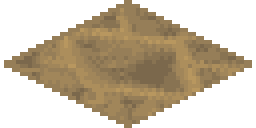
#> input picture assets/nature/ground/ground_soil_0.png, 64 x 32 px (shown 4 times larger)
$ python build_biome_proof.py
#> lines starting #> are read from the running program, lines starting #| are printed output that depends on the picture; after the words box and inside, x2 and y2 are one past the last pixel; in counts of white or black regions, pixels touching at a corner belong together
### tools/nature/build_proof.py
"""Rastert ComfyUI-Vorlagen ein und baut das Prüfblatt; keine Spielintegration."""
import json
import math
from pathlib import Path

import numpy as np
from PIL import Image, ImageDraw, ImageFont, ImageCms

ROOT = Path(__file__).resolve().parents[2]
SRC = ROOT / 'art/nature/comfyui'
OUT = ROOT / 'assets/nature'
# Vorhandenes sRGB-Profil wiederverwenden: ein neu erzeugtes ICC-Profil trägt
# einen Zeitstempel und würde sonst unveränderte PNGs bei jedem Build ändern.
_profile_source = OUT / 'ground/ground_soil_0.png'
PROFILE = (Image.open(_profile_source).info.get('icc_profile') if _profile_source.exists() else None)
if not PROFILE:
    PROFILE = ImageCms.ImageCmsProfile(ImageCms.createProfile('sRGB')).tobytes()
ANCHORS = {'soil':'967E58','sand':'DED09A','rock':'8A847C','grass_wet':'68A444',
           'grass_dry':'BAAC5C','burnt':'302A26','shrub_floor':'76823C',
           'forest_floor':'7A6854','shallow':'4A96C4','deep':'122E68',
           'pond':'3A76BA','stream':'4E96E6'}
ASSETS = []
IMAGES = {}
SHEET_TITLE='Eine kleine Welt. Lesbare Natur.'
SHEET_SUBTITLE='Gestaltungs-Prüfblatt 01  /  Lokales ComfyUI · SDXL  /  Entwurf zur Abnahme'
HOLE_MODULUS=19

def rgb(h):
    return tuple(bytes.fromhex(h))

def palette(h, factors=(.72,.86,1,1.10,1.19,1.28)):
    return [tuple(min(244,round(c*f)) for c in rgb(h)) for f in factors]

# [16 lines left out: functions save, texture, not called in this run]

def diamond_mask():
    a = np.zeros((32,64),dtype=np.uint8)
    for y in range(32):
        for x in range(64):
            if abs((x+.5-32)/32)+abs((y+.5-16)/16)<=1:
                a[y,x]=255
    return Image.fromarray(a)

# [164 lines left out: functions build_tiles, sprite, paste_at, build_scene, not called in this run]

def font(size,bold=False):
    return ImageFont.truetype('C:/Windows/Fonts/'+('segoeuib.ttf' if bold else 'segoeui.ttf'),size)

# [60 lines left out: functions sheet, main, not called in this run]

# [2 lines that do not run on import are left out]

### tools/nature/build_biome_proof.py
"""Sechs Biomentwürfe mit expliziten Testwerten, keine Änderung der Simulation."""
import json
from pathlib import Path
import numpy as np
from PIL import Image, ImageDraw
import build_proof as b

ROOT=b.ROOT
OUT=ROOT/'assets/nature/biomes'
SOURCES=ROOT/'art/nature/comfyui-biomes'
BASE=ROOT/'assets/nature'
POINTS=[(-6,-5),(8,-4),(-15,1),(0,2),(15,2),(-6,7)]
PROFILES=[
    ('forest','01  Feuchter Wald','Dunkler Waldboden · geschlossene Kronen','Viel Wald, hohe Bodenfeuchte, wenig Gras',dict(moisture=.85,grass=.25,shrub=.2,forest=.88,age=75,elevation=35)),
    ('meadow','02  Wiesenland','Offene grüne Flächen · kleine Baumgruppen','Viel Gras, mittlere Feuchte, lockerer Wald',dict(moisture=.6,grass=.9,shrub=.1,forest=.13,age=35,elevation=20)),
    ('scrub','03  Trockenes Buschland','Olivgrüne Büsche · warmer offener Boden','Viel Busch, wenig Wald, geringe Feuchte',dict(moisture=.25,grass=.3,shrub=.82,forest=.07,age=25,elevation=45)),
    ('steppe','04  Steppe','Strohfarbenes Gras · weite baumarme Flächen','Trocken, Graslücken, vereinzelte Büsche',dict(moisture=.12,grass=.62,shrub=.15,forest=0,age=0,elevation=25)),
    ('wetland','05  Feuchtgebiet','Dunkle Ufer · offene Wasserflächen','Nasser Boden, Senkenwasser, Wald am Rand',dict(moisture=.96,grass=.72,shrub=.28,forest=.28,age=45,elevation=8)),
    ('highland','06  Felsiges Bergland','Graue Schichten · karger gestufter Bewuchs','Hoch gelegen, dünner Boden, kaum Bäume',dict(moisture=.32,grass=.15,shrub=.08,forest=0,age=0,elevation=250)),
]
IMAGES={}

def original(group,name):
    key=(group,name)
    if key not in IMAGES:
        im=Image.open(BASE/group/(name+'.png')).convert('RGBA')
        manifest=json.loads((BASE/'manifest.json').read_text(encoding='utf-8'))
        relative=f'{group}/{name}.png'
        entry=next((a for a in manifest['assets'] if relative in a['files']),None)
        if entry and 'display_size' in entry:
            im=im.resize(tuple(entry['display_size']),Image.Resampling.NEAREST)
        IMAGES[key]=im
    return IMAGES[key]

def material(name,color):
#> called with name = 'dry_soil', color = 'AA895A'
    src=Image.open(SOURCES/(name+'.png')).convert('L').resize((32,32),Image.Resampling.BOX)
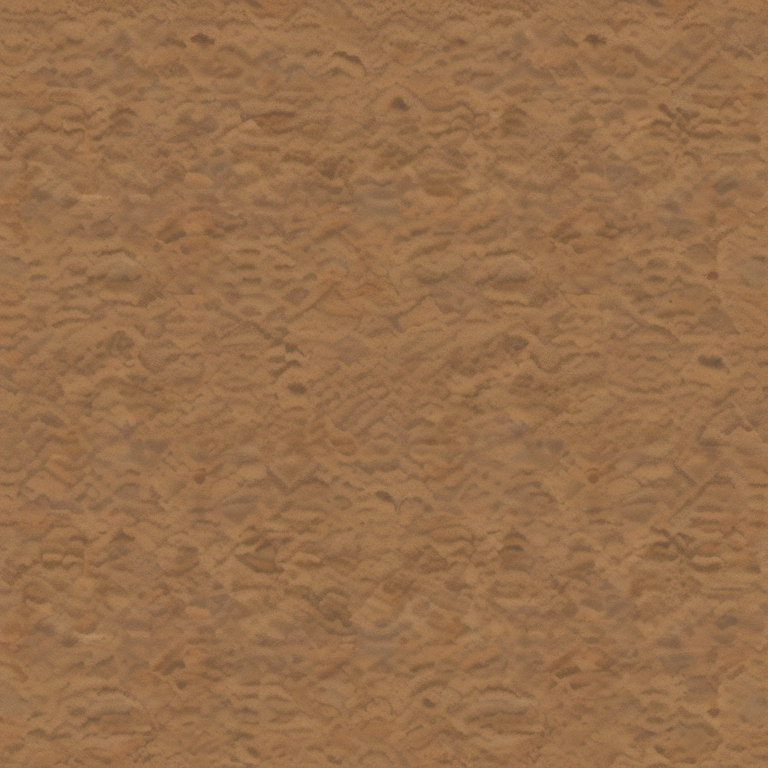
#> input picture art/nature/comfyui-biomes/dry_soil.png, 768 x 768 px
    a=np.array(src)
    idx=np.searchsorted(np.quantile(a,[.12,.3,.56,.8,.94]),a)
    colors=b.palette(color,(.84,.93,1,1.06,1.12,1.18))
    square=np.array(colors,dtype=np.uint8)[idx]
    square[0]=square[-1]=b.rgb(color)
#> square: shape (32, 32, 3); mean of channels 0, 1, 2 168.1, 135.3, 89.1
    square[:,0]=square[:,-1]=b.rgb(color)
#> square: shape (32, 32, 3); mean of channels 0, 1, 2 167.8, 135.1, 88.9
    im=Image.new('RGBA',(64,32))
#> im: PIL image 64x32 RGBA; every value is 0
    mask=b.diamond_mask()
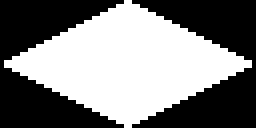
#> mask: PIL image 64x32 L (shown 4 times larger); 50% white; 1 white region, box (x1, y1, x2, y2) and area: (1, 0, 63, 32) 1024
    for y in range(32):
        for x in range(64):
            if mask.getpixel((x,y)):
                u=min(31,max(0,int((x-32)/2+y)))
                v=min(31,max(0,int(y-(x-32)/2)))
                im.putpixel((x,y),tuple(square[v,u])+(255,))
    im.save(OUT/(name+'_0.png'),icc_profile=b.PROFILE)
    return im

def layer(canvas,im,cx,cy,opacity=1):
    im=im.copy()
    if opacity<1: im.putalpha(im.getchannel('A').point(lambda v:round(v*opacity)))
    canvas.alpha_composite(im,(cx-32,cy-16))

def count_forest(f):
    if f<.05:return 0
    if f<.2:return 1
    if f<.4:return 2
    if f<.6:return 3
    if f<.8:return 5
    return 6

def count_shrub(s):
    if s<.1:return 0
    if s<.3:return 1
    if s<.6:return 2
    if s<.8:return 3
    return 4

def scene(name,profile,materials):
    im=Image.new('RGBA',(280,180))
    d=ImageDraw.Draw(im)
    cells=[]
    for s in range(7):
        for y in range(4):
            x=s-y
            if not 0<=x<4:continue
            t=dict(profile)
            noise=((x*37+y*53+19)%17)/16
            t['forest']=max(0,min(1,t['forest']+(noise-.5)*.22)) if t['forest'] else 0
            t['shrub']=max(0,min(1,t['shrub']+(noise-.5)*.15))
            t['grass']=max(0,min(1,t['grass']+(noise-.5)*.16))
            t['surface_water']=0
            t['flow']=0
            if name=='wetland' and (x,y) in [(1,1),(2,1),(1,2),(2,2),(3,2)]:
                t.update(surface_water=230,forest=0,shrub=0,grass=0)
            if name=='meadow' and x==0:t['flow']=70
            height=6
            if name=='highland':height=6+((3-x)+(3-y))*4
            cx=140+(x-y)*32
            cy=51+(x+y)*16-height
            base=materials['dry_soil'] if name in ['scrub','steppe'] else materials['wet_soil'] if name in ['forest','wetland'] else original('ground','ground_soil_0')
            wall_color='967E58'
            if name=='highland':
                base=materials['highland_rock'];wall_color='8A847C'
            d.polygon([(cx-32,cy),(cx,cy+16),(cx,cy+16+height),(cx-32,cy+height)],fill=tuple(int(c*.56) for c in b.rgb(wall_color)))
            d.polygon([(cx,cy+16),(cx+32,cy),(cx+32,cy+height),(cx,cy+16+height)],fill=tuple(int(c*.72) for c in b.rgb(wall_color)))
            layer(im,base,cx,cy)
            if t['surface_water']>150:
                layer(im,original('water','water_pond_0'),cx,cy)
            else:
                if name=='forest':layer(im,original('ground','ground_forest_floor_0'),cx,cy,.7)
                grass='ground_grass_dry_0' if t['moisture']<.35 else 'ground_grass_wet_0'
                layer(im,original('ground',grass),cx,cy,t['grass'])
                if t['flow']>=60:
                    d.line([(cx+16,cy-8),(cx,cy),(cx-16,cy+8)],fill=b.rgb('4E96E6'),width=3)
                sprites=[]
                for dx,dy in POINTS[:count_shrub(t['shrub'])]:
                    sprites.append((dy,dx,original('vegetation','shrub_0_normal')))
                age='young' if t['age']<15 else 'mid' if t['age']<60 else 'old'
                for dx,dy in POINTS[:count_forest(t['forest'])]:
                    sprites.append((dy,dx,original('vegetation','tree_'+age+'_0_normal')))
                for dy,dx,sprite in sorted(sprites,key=lambda v:v[0]):
                    im.alpha_composite(sprite,(cx+dx-sprite.width//2,cy+dy-sprite.height+1))
            cells.append(dict(x=x,y=y,**t))
    im.save(OUT/(name+'.png'),icc_profile=b.PROFILE)
    (OUT/(name+'.json')).write_text(json.dumps(cells,indent=2),encoding='utf-8')
    return im

def main():
    OUT.mkdir(parents=True,exist_ok=True)
    materials={name:material(name,color) for name,color in [('dry_soil','AA895A'),('wet_soil','675E42'),('highland_rock','8A847C')]}
#> call 2 of material, with name = 'wet_soil', color = '675E42'
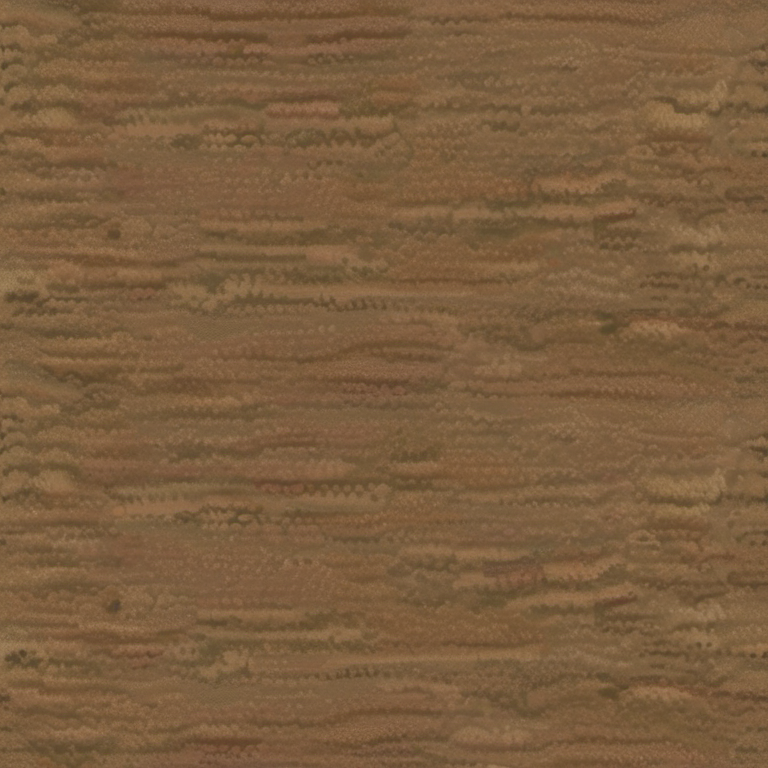
#> input picture art/nature/comfyui-biomes/wet_soil.png, 768 x 768 px
#> in material (call 2), `square[0]=square[-1]=b.rgb(color)`: square: shape (32, 32, 3); mean of channels 0, 1, 2 103, 93.9, 65.8
#> in material (call 2), `square[:,0]=square[:,-1]=b.rgb(color)`: square: shape (32, 32, 3); mean of channels 0, 1, 2 102.7, 93.7, 65.7
#> call 3 of material, with name = 'highland_rock', color = '8A847C'
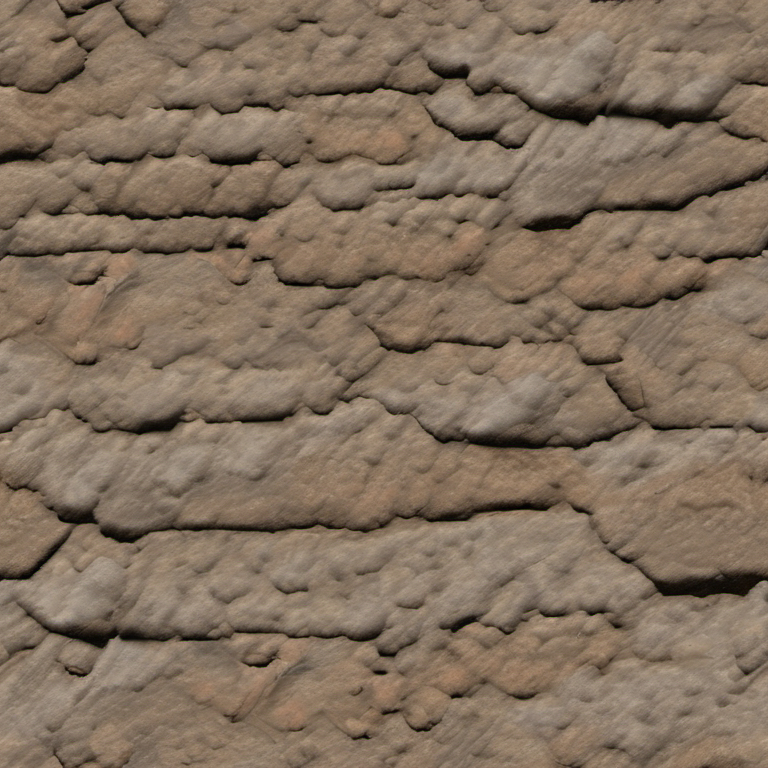
#> input picture art/nature/comfyui-biomes/highland_rock.png, 768 x 768 px
#> in material (call 3), `square[0]=square[-1]=b.rgb(color)`: square: shape (32, 32, 3); mean of channels 0, 1, 2 138.7, 132.8, 124.5
#> in material (call 3), `square[:,0]=square[:,-1]=b.rgb(color)`: square: shape (32, 32, 3); mean of channels 0, 1, 2 138.6, 132.7, 124.4
#> after the loop in material (call 3), `for y in range(32):`:
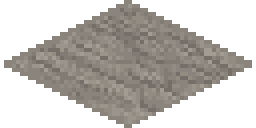
#> im: PIL image 64x32 RGBA (shown 4 times larger); mean R, G, B, A 69.3, 66.4, 62.2, 127.5; transparent parts drawn white
#> materials = 3 items
    sheet=Image.new('RGB',(1920,1210),b.rgb('0C1A34'))
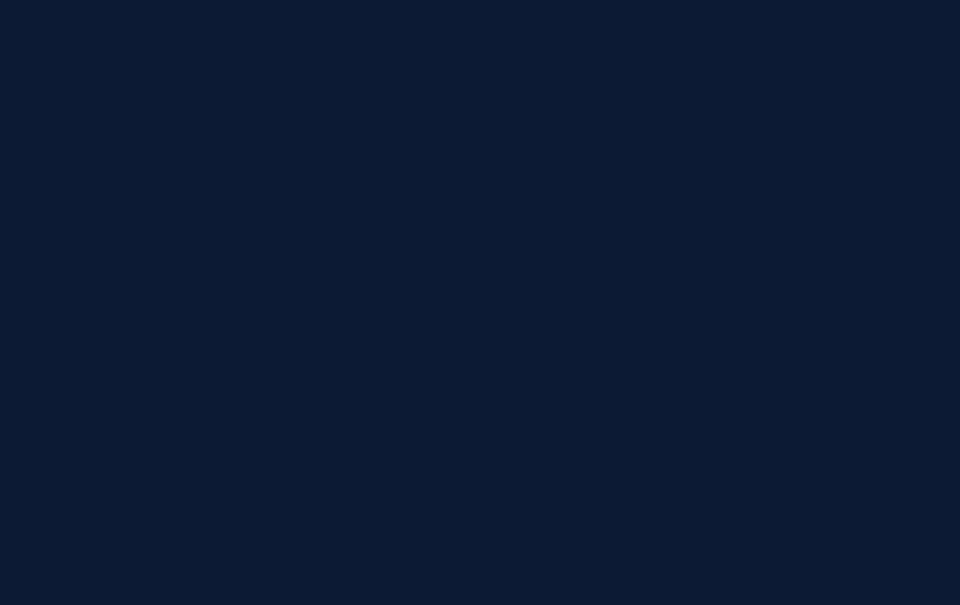
#> sheet: PIL image 1920x1210 RGB (shown at 1/2 size); mean R, G, B 12, 26, 52
    d=ImageDraw.Draw(sheet)
    d.text((54,30),'NATURE IN A GLASS  /  BIOME',font=b.font(20,True),fill='#91A99D')
    d.text((52,67),'Sechs Landschaften. Eine gemeinsame Bildsprache.',font=b.font(36,True),fill='#E5E4D4')
    d.text((54,119),'Richtung Siedler I & II  ·  Materialvorlagen aus lokalem ComfyUI  ·  Gestaltungsentwürfe',font=b.font(20),fill='#ACBAB7')
    for i,(name,title,caption,conditions,profile) in enumerate(PROFILES):
        x=42+(i%3)*626;y=176+(i//3)*484
        d.rounded_rectangle((x,y,x+606,y+462),radius=14,fill='#14283A')
        d.text((x+22,y+17),title,font=b.font(25,True),fill='#E5E4D4')
        patch=scene(name,profile,materials).resize((560,360),Image.Resampling.NEAREST)
#> in scene, `im=Image.new('RGBA',(280,180))`: im: PIL image 280x180 RGBA; every value is 0
#> in layer, `canvas.alpha_composite(im,(cx-32,cy-16))`:
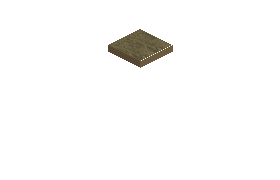
#> canvas: PIL image 280x180 RGBA; mean R, G, B, A 2.9, 2.6, 1.8, 7.3; transparent parts drawn white
        sheet.paste(patch,(x+23,y+51),patch)
        d.text((x+22,y+405),caption,font=b.font(18),fill='#C2C7AC')
        d.text((x+22,y+432),conditions,font=b.font(16),fill='#95AAA9')
    d.text((54,1164),'Prüfszenen mit festen Testwerten · 64 × 32 px je Feld · Noch keine Biome-Zuordnung im Spiel',font=b.font(18),fill='#A4B6BB')
    sheet.save(BASE/'_biomes-testsheet.png',icc_profile=b.PROFILE)
    report=[]
    for name in materials:
        p=OUT/(name+'_0.png');im=Image.open(p);a=np.array(im)
        colors={tuple(v[:3]) for v in a.reshape(-1,4) if v[3]}
        assert im.size==(64,32) and im.mode=='RGBA' and len(colors)<=6
        assert np.all(a[:,:,3][np.array(b.diamond_mask())==0]==0)
        report.append(dict(file=p.name,size=list(im.size),colors=len(colors),srgb=bool(im.info.get('icc_profile')),rgba=True))
    (OUT/'manifest.json').write_text(json.dumps(dict(version=1,status='biome_concept_pending_review',base_tile=[64,32],materials=report,profiles=[dict(id=n,title=t,values=p) for n,t,c,co,p in PROFILES]),indent=2,ensure_ascii=False),encoding='utf-8')
    print('Sechs Landschaftsentwürfe und drei geprüfte Material-Prototypen erstellt.')

#> (the run stopped early here; a loop or call above may not have finished)
